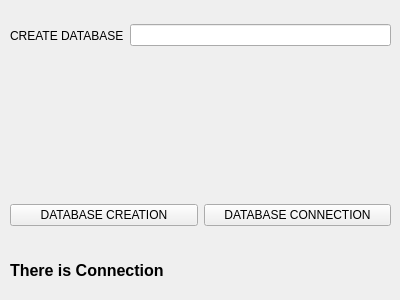
<?xml version="1.0" encoding="UTF-8"?>
<ui version="4.0">
 <class>Form</class>
 <widget class="QWidget" name="Form">
  <property name="geometry">
   <rect>
    <x>0</x>
    <y>0</y>
    <width>400</width>
    <height>300</height>
   </rect>
  </property>
  <property name="windowTitle">
   <string>Form</string>
  </property>
  <widget class="QWidget" name="horizontalLayoutWidget">
   <property name="geometry">
    <rect>
     <x>10</x>
     <y>10</y>
     <width>381</width>
     <height>51</height>
    </rect>
   </property>
   <layout class="QHBoxLayout" name="horizontalLayout">
    <item>
     <widget class="QLabel" name="label">
      <property name="text">
       <string>CREATE DATABASE</string>
      </property>
     </widget>
    </item>
    <item>
     <widget class="QLineEdit" name="lineEdit"/>
    </item>
   </layout>
  </widget>
  <widget class="QWidget" name="horizontalLayoutWidget_2">
   <property name="geometry">
    <rect>
     <x>10</x>
     <y>190</y>
     <width>381</width>
     <height>51</height>
    </rect>
   </property>
   <layout class="QHBoxLayout" name="horizontalLayout_7">
    <item>
     <widget class="QPushButton" name="pushButton_2">
      <property name="text">
       <string>DATABASE CREATION</string>
      </property>
     </widget>
    </item>
    <item>
     <widget class="QPushButton" name="pushButton">
      <property name="text">
       <string>DATABASE CONNECTION</string>
      </property>
     </widget>
    </item>
   </layout>
  </widget>
  <widget class="QLabel" name="label_2">
   <property name="geometry">
    <rect>
     <x>10</x>
     <y>260</y>
     <width>171</width>
     <height>21</height>
    </rect>
   </property>
   <property name="font">
    <font>
     <pointsize>12</pointsize>
     <weight>75</weight>
     <italic>false</italic>
     <bold>true</bold>
     <strikeout>false</strikeout>
    </font>
   </property>
   <property name="text">
    <string>There is Connection</string>
   </property>
  </widget>
 </widget>
 <resources/>
 <connections/>
</ui>
